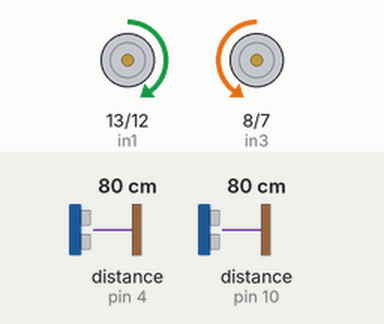
This sketch was run on a simulated Arduino Uno, built with avr-gcc and run on an emulated ATmega328P. Shown: motor-driver pin pairs drawn as motors (green arrow = first pin HIGH = forward, orange = second pin HIGH = backward, longer = more drive, scaled by the enable pin). Wiring (inferred from the names in the program): 2 × ultrasonic range finder: trigger pin 3, echo pin 4 / trigger pin 9, echo pin 10. Inputs (shaded band) come from the test bench; at power-on: distance to the obstacle (sensors on pin 10, pin 4) 80 cm. The echo pulse lasts 58.3 µs per cm; what the sketch prints to the serial monitor is not drawn.

Above: at 1.2 s.
1.3 s: distance to the obstacle (sensor on pin 10) set to 17 cm
2.8 s: distance to the obstacle (sensor on pin 10) set to 13 cm
At 3.4 s:
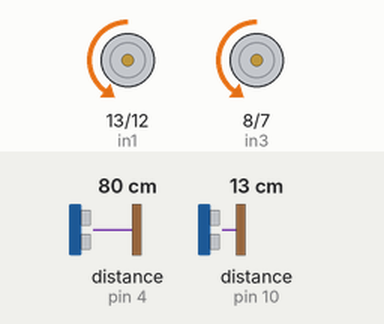
At 4.69 s:
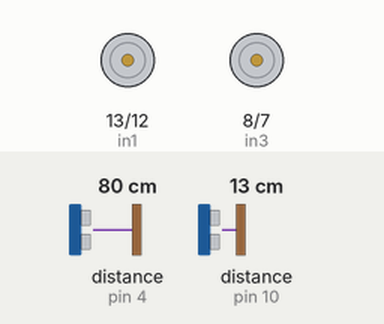
5.8 s: distance to the obstacle (sensor on pin 4) set to 34 cm
8.8 s: distance to the obstacle (sensor on pin 4) set to 29 cm
At 10.1 s:
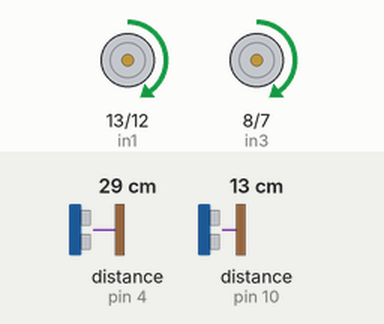
11.8 s: distance to the obstacle (sensor on pin 4) set to 35 cm
14.8 s: distance to the obstacle (sensor on pin 4) set to 2 cm
Timing chart, 0 to 18.8 s (numbered marks = the images above; inputs shaded):
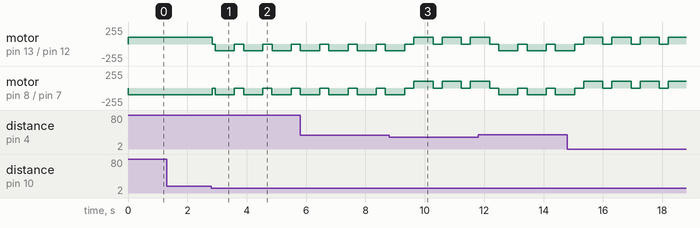

The sketch:

mazeWallRewired.ino
```cpp
// --- Motor Pins ---
#define enA 11
#define enB 6
#define in1 13
#define in2 12
#define in3 8
#define in4 7

// --- Ultrasonic Pins ---
#define trigFront 9
#define echoFront 10
#define trigLeft  3
#define echoLeft  4

const int baseSpeed    = 100;
const int leftBoost = 0;
const int turnDuration = 650;

void setup() {
  pinMode(enA, OUTPUT); pinMode(enB, OUTPUT);
  pinMode(in1, OUTPUT); pinMode(in2, OUTPUT);
  pinMode(in3, OUTPUT); pinMode(in4, OUTPUT);
  pinMode(trigFront, OUTPUT); pinMode(echoFront, INPUT);
  pinMode(trigLeft,  OUTPUT); pinMode(echoLeft,  INPUT);
  Serial.begin(9600);
}

void loop() {
  long FS = getDistance(trigFront, echoFront);
  long LS = getDistance(trigLeft,  echoLeft);

  Serial.print("F="); Serial.print(FS);
  Serial.print(" L="); Serial.println(LS);

  if (FS < 15) {
    if (LS < 30) {
      Serial.println("Front wall + Left wall → Turn RIGHT");
      stopCar(); delay(100);
      turnRight(baseSpeed);
      delay(turnDuration);
      stopCar(); delay(100);
    } else {
      Serial.println("Front wall + Left open → Turn LEFT");
      stopCar(); delay(100);
      turnLeft(baseSpeed);
      delay(turnDuration);
      stopCar(); delay(100);
    }
  } else {
    Serial.println("Clear → Straight");
    moveStraight(baseSpeed);
  }

  delay(100);
}

long getDistance(int trig, int echo) {
  digitalWrite(trig, LOW);  delayMicroseconds(2);
  digitalWrite(trig, HIGH); delayMicroseconds(10);
  digitalWrite(trig, LOW);
  long duration = pulseIn(echo, HIGH, 30000);
  if (duration == 0) return 999;
  return duration * 0.034 / 2;
}

int L(int spd) { return constrain(spd + leftBoost, 0, 255); }

void moveStraight(int spd) {
  digitalWrite(in3, LOW);  digitalWrite(in4, HIGH);
  digitalWrite(in1, HIGH); digitalWrite(in2, LOW);
  analogWrite(enB, spd);    // right
  analogWrite(enA, L(spd)); // left (boosted)
}

void turnLeft(int spd) {
  digitalWrite(in3, LOW);  digitalWrite(in4, HIGH);
  digitalWrite(in1, LOW);  digitalWrite(in2, HIGH);
  analogWrite(enB, spd);    // right
  analogWrite(enA, L(spd)); // left (boosted)
}

void turnRight(int spd) {
  digitalWrite(in3, HIGH); digitalWrite(in4, LOW);
  digitalWrite(in1, HIGH); digitalWrite(in2, LOW);
  analogWrite(enB, spd);    // right
  analogWrite(enA, L(spd)); // left (boosted)
}

void stopCar() {
  digitalWrite(in1, LOW); digitalWrite(in2, LOW);
  digitalWrite(in3, LOW); digitalWrite(in4, LOW);
  analogWrite(enA, 0);    analogWrite(enB, 0);
}
```

Measured:
- the behaviour switches between 16 and 15 cm on distance to the obstacle (sensor on pin 10) (found by bisection; images 0 and 1)
- the behaviour switches between 31 and 30 cm on distance to the obstacle (sensor on pin 4) (found by bisection; images 2 and 3)
- after the input at 1.3 s, every drawn part: stays the same
- after the input at 2.8 s, motor on pin 13 (in1) / pin 12 (in2): forward 100/255 → stopped at once, then repeats every 0.96 s: backward 100/255 0.65 s, stopped 0.31 s; motor on pin 8 (in3) / pin 7 (in4): backward 100/255 → stopped at once, then repeats every 0.96 s: backward 100/255 0.65 s, stopped 0.31 s
